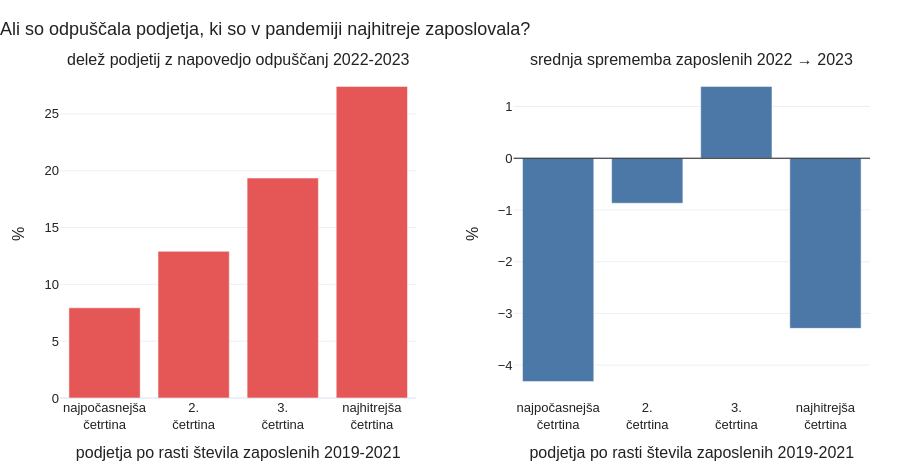

Notebook cell for this chart:
### Markdown cell above
## 4. Ali so odpuščala podjetja, ki so prej preveč zaposlovala?

Za to primerjavo smo zbrali nove podatke: število zaposlenih iz letnih poročil (10-K), ki jih ameriška podjetja oddajo nadzorniku borze SEC.

### Code cell
show_group("9a_zaposlovanje", "*Ta del bo na voljo, ko bo preneseno število zaposlenih (python collect.py --sources sec_headcount).*")

### Figure 1 — Plotly figure (JSON) as saved in the notebook; plotly's stock layout.template omitted (floating-point values rounded to 4 significant figures)
{"data": [{"customdata": [[5, 63], [8, 62], [12, 62], [17, 62]], "hovertemplate": "%{x}: %{y:.0f} %<br>%{customdata[0]} od %{customdata[1]} podjetij<extra></extra>", "marker": {"color": "#E45756"}, "showlegend": false, "type": "bar", "x": ["najpočasnejša<br>četrtina", "2.<br>četrtina", "3.<br>četrtina", "najhitrejša<br>četrtina"], "xaxis": "x", "y": [7.937, 12.9, 19.35, 27.42], "yaxis": "y"}, {"customdata": [[-17.35, 48.0, 47.92], [8.333, 47.0, 29.79], [29.03, 47.0, 29.79], [89.62, 48.0, 41.67]], "hovertemplate": "%{x}: %{y:.1f} %<br>rast 2019-2021: %{customdata[0]:.0f} %<br>%{customdata[1]} podjetij, %{customdata[2]:.0f} % jih je zmanjšalo zaposlene za več kot 5 %<extra></extra>", "marker": {"color": "#4C78A8"}, "showlegend": false, "type": "bar", "x": ["najpočasnejša<br>četrtina", "2.<br>četrtina", "3.<br>četrtina", "najhitrejša<br>četrtina"], "xaxis": "x2", "y": [-4.318, -0.8696, 1.389, -3.289], "yaxis": "y2"}], "layout": {"annotations": [{"font": {"size": 16}, "showarrow": false, "text": "delež podjetij z napovedjo odpuščanj 2022-2023", "x": 0.22, "xanchor": "center", "xref": "paper", "y": 1, "yanchor": "bottom", "yref": "paper"}, {"font": {"size": 16}, "showarrow": false, "text": "srednja sprememba zaposlenih 2022 → 2023", "x": 0.78, "xanchor": "center", "xref": "paper", "y": 1, "yanchor": "bottom", "yref": "paper"}], "colorway": ["#4C78A8", "#F58518", "#E45756", "#72B7B2", "#54A24B", "#EECA3B", "#B279A2", "#FF9DA6", "#9D755D", "#BAB0AC"], "font": {"color": "#222222", "family": "Arial, Helvetica, sans-serif", "size": 13}, "height": 470, "hoverlabel": {"namelength": -1}, "legend": {"orientation": "h", "x": 0, "y": -0.15, "yanchor": "top"}, "margin": {"b": 60, "l": 60, "r": 30, "t": 70}, "separators": ",.", "shapes": [{"line": {"color": "#222222", "width": 1}, "type": "line", "x0": 0, "x1": 1, "xref": "x2 domain", "y0": 0, "y1": 0, "yref": "y2"}], "title": {"text": "Ali so odpuščala podjetja, ki so v pandemiji najhitreje zaposlovala?", "x": 0, "xanchor": "left"}, "xaxis": {"anchor": "y", "domain": [0, 0.44], "title": {"text": "podjetja po rasti števila zaposlenih 2019-2021"}}, "xaxis2": {"anchor": "y2", "domain": [0.56, 1], "title": {"text": "podjetja po rasti števila zaposlenih 2019-2021"}}, "yaxis": {"anchor": "x", "domain": [0, 1], "title": {"text": "%"}}, "yaxis2": {"anchor": "x2", "domain": [0, 1], "title": {"text": "%"}}}}
